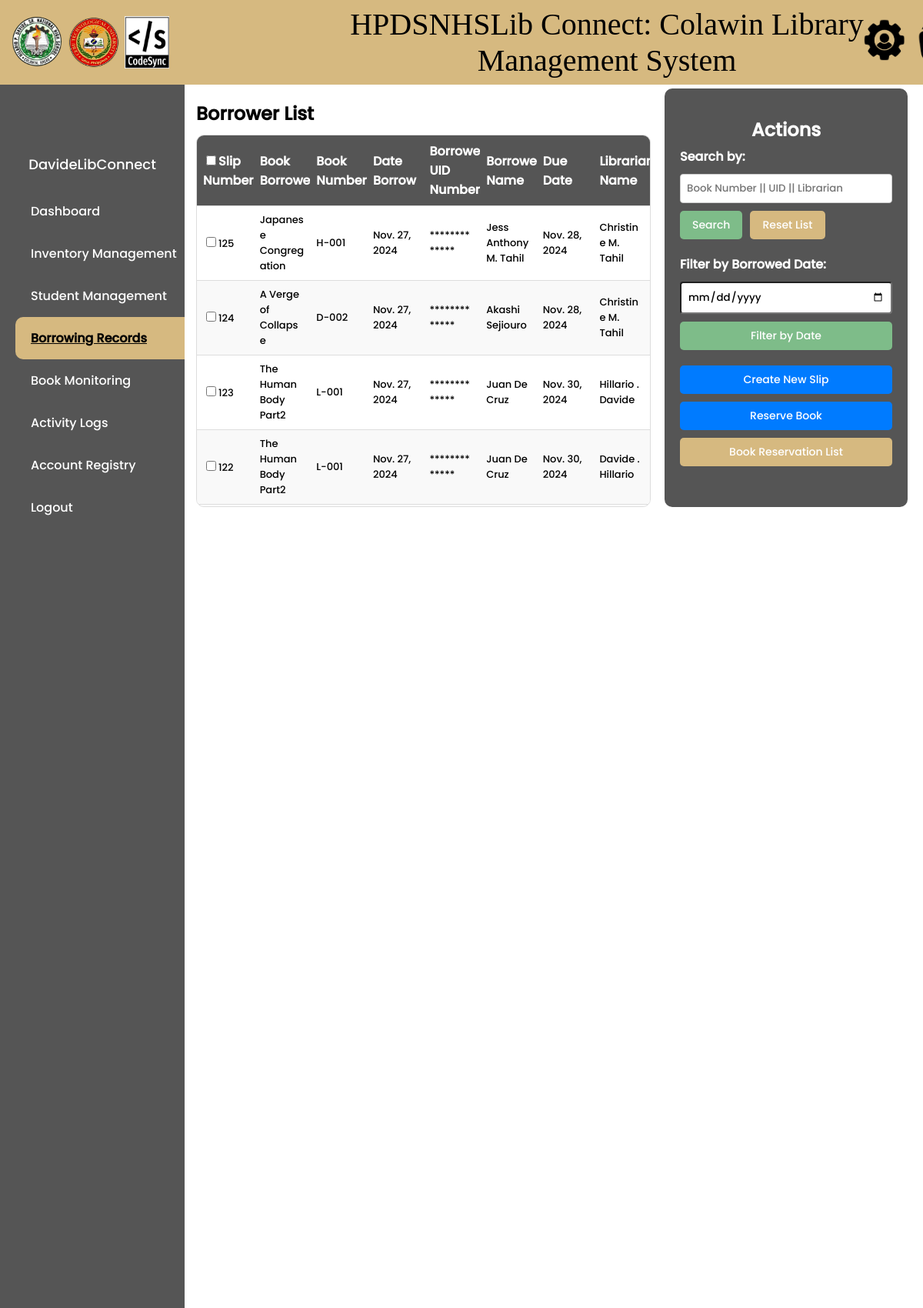
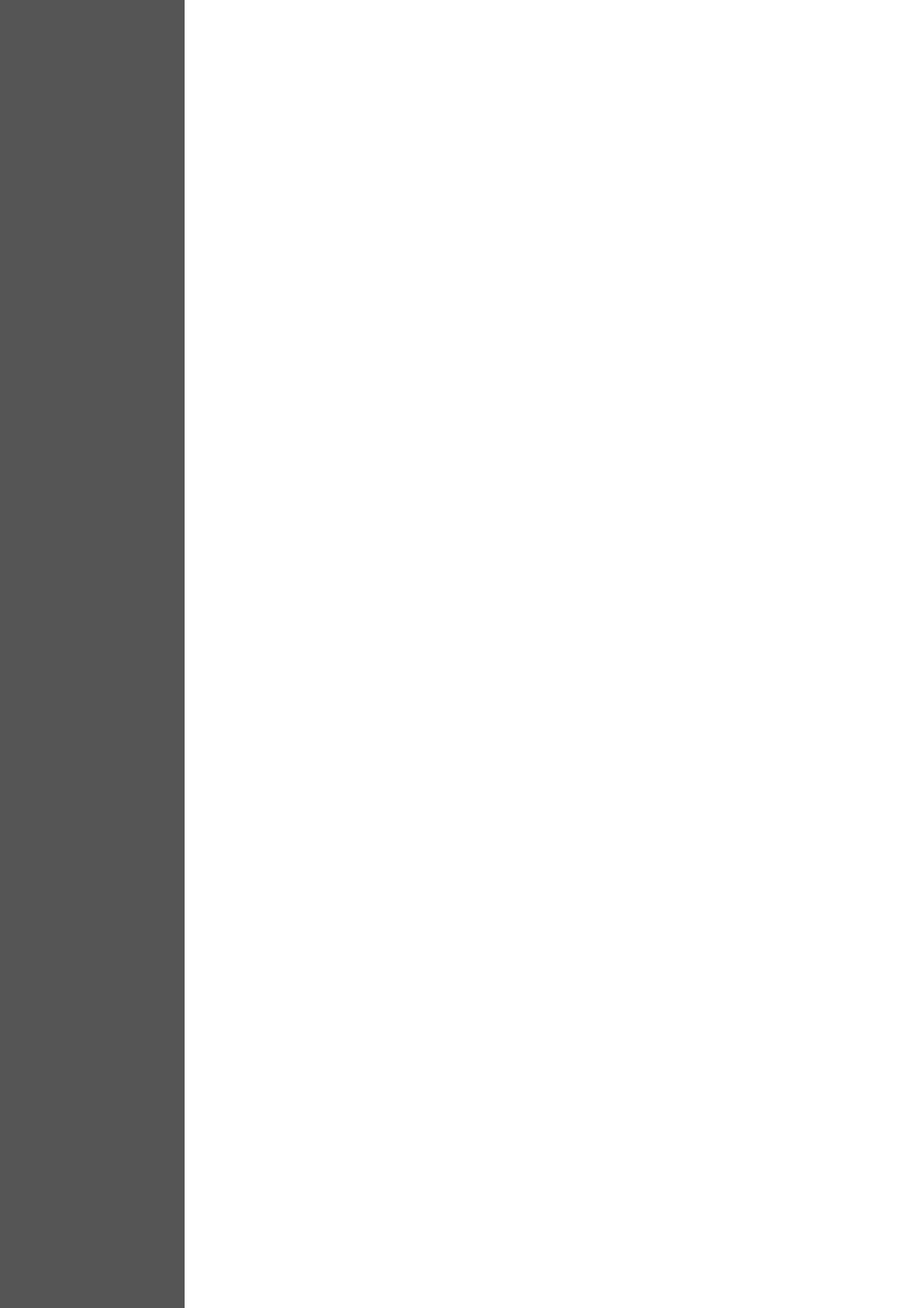
/borrow-slips/ (signed in, upper part), run on the app's committed database (2 pictures, top to bottom).
### library/models.py (models this page shows, shortened)
class CustomUser(AbstractBaseUser, PermissionsMixin):
    HEAD_LIBRARIAN = 'Head Librarian'
    ASSISTANT_LIBRARIAN = 'Assistant Librarian'
    ROLE_CHOICES = (
        ('Head Librarian', 'Head Librarian'),
        ('Assistant Librarian', 'Assistant Librarian'),
    )
    username = models.CharField(max_length=150, unique=True)
    first_name = models.CharField(max_length=30)
    middle_name = models.CharField(max_length=30, blank=True)
    last_name = models.CharField(max_length=30)
    admin_id = models.CharField(max_length=255, unique=True)
    is_staff = models.BooleanField(default=False)
    is_active = models.BooleanField(default=True)
    is_superuser = models.BooleanField(default=False)
    role = models.CharField(max_length=20, choices=ROLE_CHOICES, default='Assistant Librarian')
    qr_code = models.ImageField(upload_to='qr_codes', blank=True, null=True)
    temporary_password = models.CharField(max_length=128, blank=True, null=True)  # New temporary password field
    objects = CustomUserManager()
    USERNAME_FIELD = 'username'
    REQUIRED_FIELDS = ['first_name', 'last_name', 'admin_id']

class BorrowSlip(models.Model):
    slip_number = models.AutoField(primary_key=True)
    book_number = models.CharField(max_length=20, blank=True)
    book_title = models.CharField(max_length=200, blank=True)
    author = models.CharField(max_length=200, blank=True)
    category_number = models.IntegerField(blank=True, null=True)
    date_borrow = models.DateTimeField()
    borrower_uid_number = models.CharField(max_length=20)
    borrower_name = models.CharField(max_length=100, blank=True)
    due_date = models.DateTimeField()
    librarian_name = models.CharField(max_length=100)
    status = models.CharField(max_length=50, default='Borrowed')
    returned = models.BooleanField(default=False)
    penalty = models.CharField(max_length=255, blank=True, null=True)

### library/views.py (the view, shortened to what this page needs)
# urls.py: path('borrow-slips/', views.borrow_slip_list, name='borrow-slip-list'),
@login_required
def borrow_slip_list(request):
    query = request.GET.get('search', '')
    sort_order = request.GET.get('sort', '-slip_number')  # Sort by slip_number by default (highest first)
    form = BorrowSlipForm()
    date_filter = request.GET.get('date_filter', '')
    if date_filter:
        try:
            date_filter = datetime.strptime(date_filter, '%Y-%m-%d').date()
            borrow_slips = BorrowSlip.objects.filter(date_borrow=date_filter).order_by(sort_order)
        except ValueError:
            borrow_slips = BorrowSlip.objects.none()
    else:
        borrow_slips = BorrowSlip.objects.all().order_by(sort_order)
    if query:
        borrow_slips = borrow_slips.filter(
            Q(book_number__icontains=query) |
            Q(borrower_uid_number__icontains=query) |
            Q(librarian_name__icontains=query)
        )
    context = {
        'borrow_slips': borrow_slips,
        'query': query,
        'form': form,
        'sort_order': sort_order,
        'date_filter': date_filter,
    }
    return render(request, 'library/borrow_slip_list.html', context)

### library/forms.py (shortened to what this page needs)
class BorrowSlipForm(forms.ModelForm):
    class Meta:
        model = BorrowSlip
        fields = ['book_number', 'date_borrow', 'borrower_uid_number', 'due_date', 'librarian_name']
        widgets = {
            'book_number': forms.TextInput(attrs={'autofocus': True}),
            'date_borrow': forms.TextInput(attrs={'readonly': 'readonly'}),
            'due_date': forms.TextInput(attrs={'readonly': 'readonly'}),
            'librarian_name': forms.TextInput(attrs={'readonly': 'readonly'}),
        }
    book_number = forms.CharField(max_length=20)
    borrower_uid_number = forms.CharField(max_length=20)
    def __init__(self, *args, **kwargs):
        user = kwargs.pop('user', None)
        super(BorrowSlipForm, self).__init__(*args, **kwargs)
        if user:
            full_name = f"{user.first_name} {user.middle_name[0] if user.middle_name else ''}. {user.last_name}"
            self.fields['librarian_name'].initial = full_name
        if not self.instance.pk:
            self.fields['date_borrow'].initial = timezone.now()  # Using timezone-aware now()

### library/context_processors.py (called while the page is built)
def navbar_context(request):
    username = None
    if request.user.is_authenticated:
        username = request.user.username
    return {'username': username}

### library/templatetags/custom_filters.py (called while the page is built)
@register.filter(name='obfuscate')
def obfuscate(value):
    return '*' * len(value)

### library/templates/library/borrow_slip_list.html (shortened to what this page needs)
{% extends 'main.html' %}
{% load static %}
{% load custom_filters %}
{% block content %}
<!DOCTYPE html>
<html>
<head>
    {% block css %}
    <link rel="stylesheet" type="text/css" href="{% static 'styles/borrow_slip_list.css' %}">
    {% endblock %}
</head>
<body>
    <div class="main-content">
        <div class="data">
            <div class="borrower-label">Borrower List</div>
            <div class="table-container">
                <form id="slip-form" method="POST" action="{% url 'download-selected-pdf' %}">
                    <div class="table">
                        <table>
                            <thead>
                                <tr>
                                    <th><input type="checkbox" id="select-all" />Slip Number</th>
                                    <th>Book Borrowed</th>
                                    <th>Book Number</th>
                                    <th>Date Borrow</th>
                                    <th>Borrower UID Number</th>
                                    <th>Borrower Name</th>
                                    <th>Due Date</th>
                                    <th>Librarian Name</th>
                                </tr>
                            </thead>
                            <tbody>
                                {% for slip in borrow_slips %}
                                    <tr>
                                        <td><input type="checkbox" name="selected_slips" value="{{ slip.slip_number }}" />{{ slip.slip_number }}</td>
                                        <td>{{ slip.book_title }}</td>
                                        <td>{{ slip.book_number }}</td>
                                        <td>{{ slip.date_borrow|date}}</td>
                                        <td>{{ slip.borrower_uid_number|obfuscate }}</td>
                                        <td>{{ slip.borrower_name }}</td>
                                        <td>{{ slip.due_date|date}}</td>
                                        <td>{{ slip.librarian_name }}</td>
                                    </tr>
                                {% endfor %}
                            </tbody>
                        </table>
                    </div>
                </form>
            </div>
        </div>
        <div class="sidebar-actions background">
            <h1>Actions</h1>
            <div class="search-container">
                <form method="GET" action="{% url 'borrow-slip-list' %}">
                    <label for="search">Search by:</label>
                    <input type="text" name="search" autofocus placeholder="Book Number || UID || Librarian" value="{{ query }}">
                    <div style="display: flex; gap: 10px;">
                        <button type="submit" class="btn btn-search">Search</button>
                        <a href="{% url 'borrow-slip-list' %}" class="btn btn-reset">Reset List</a>
                    </div>
                </form>
            </div>
            <div class="filter-container">
                <form method="GET" action="{% url 'borrow-slip-list' %}">
                    <label for="date_filter">Filter by Borrowed Date:</label>
                    <input type="date" id="date_filter" name="date_filter" value="{{ date_filter }}" style="padding: 8px; font-family: 'Poppins', sans-serif; border-radius: 4px;">
                    <button type="submit" class="btn btn-search">Filter by Date</button>
                </form>
            </div>
            <div style="display: flex; flex-direction: column; gap: 10px;">
                <a href="{% url 'borrow-slip-create' %}" class="btn add-book-button">Create New Slip</a>
                <a href="{% url 'reserve-book' %}" class="btn add-book-button">Reserve Book</a>
                <a href="{% url 'reservation-list' %}" class="btn add-book-button" id="list">Book Reservation List</a>
            </div>
        </div>
    </div>
</body>
</html>
{% endblock %}

### templates/navbar.html (shortened to what this page needs)
{% load static %}
{% block content %}
<!DOCTYPE html>
<html lang="en">
<head>
</head>
<body>
    <div class="header">
        <img src="{% static 'images/hpdslogo.png' %}" alt="logo" style="width: 68px; height: 68px; border-radius: 50%; padding-left: 6px; ">
        <img src="{% static 'images/ctu.png' %}" alt="logo" style="width: 68px; height: 68px; border-radius: 50%; padding-left: 6px;">
        <img src="{% static 'images/Codesynlogo.png' %}" alt="logo" style="width: 58px; height: 68px; padding-left: 6px;">
        <p class="title">HPDSNHSLib Connect: Colawin Library Management System</p>
        <a href="{% url 'tutorials' %}" class="hover-label-containers">
        </a>
        {% if user.role == 'Head Librarian' %}
            <a href="{% url 'redirect_to_admin' %}" class="hover-label-containers">
                <img src="{% static 'images/SA1.png' %}" style="width: 55px; height: 55px; padding-left: 140px;" alt="">
            </a>
        {% endif %}
    </div>
    <div class="sidebar" >
        <div class="profile" {% if user.role == 'Head Librarian' or user.role == 'Assistant Librarian' %} style="display: contents;" {% else %} style="display: none;" {% endif %}>
            <div class="profile-pic"></div>
            <div class="username">{{ username }}</div>
        </div>
        <ul class="menu" {% if user.role != 'Head Librarian' and user.role != 'Assistant Librarian' %} style="display: none;" {% endif %}>
            <li><a href="{% url 'home' %}" class="{% if request.resolver_match.url_name == 'home' %}active{% endif %}">Dashboard</a></li>
            {% if user.role == 'Head Librarian' %}
                <li><a href="{% url 'book-list' %}" class="{% if request.resolver_match.url_name == 'book-list' %}active{% endif %}">Inventory Management</a></li>
            {% endif %}
            <li><a href="{% url 'borrower-list' %}" class="{% if request.resolver_match.url_name == 'borrower-list' %}active{% endif %}">Student Management</a></li>
            <li><a href="{% url 'borrow-slip-list' %}" class="{% if request.resolver_match.url_name == 'borrow-slip-list' %}active{% endif %}">Borrowing Records</a></li>
            <li><a href="{% url 'monitor-borrowed-books' %}" class="{% if request.resolver_match.url_name == 'monitor-borrowed-books' %}active{% endif %}">Book Monitoring</a></li>
            <li><a href="{% url 'attendance-list' %}" class="{% if request.resolver_match.url_name == 'attendance-list' %}active{% endif %}">Activity Logs</a></li>
            {% if user.role == 'Head Librarian' %}
                <li><a href="{% url 'register' %}" class="{% if request.resolver_match.url_name == 'register' %}active{% endif %}">Account Registry</a></li>
            {% endif %}
            <li><a href="#" onclick="confirmLogout()">Logout</a></li>
        </ul>
    </div>
</body>
</html>
{% endblock %}

### static/styles/main.css (style rules this page uses)
body, html { margin: 0; padding: 0; font-family: 'Poppins', sans-serif; }
.header { background-color: #77A681; height: 70px; color: white; text-align: center; padding: 20px; width: 100%; position: fixed; top: 0; left: 0; }
.sidebar { background-color: #555; width: 200px; position: fixed; top: 70px; height: calc(100% - 70px); overflow: auto; padding: 20px; color: white; }

### static/styles/borrow_slip_list.css (style rules this page uses)
html, body { height: 80%; margin: 0; }
.main-content { margin-left: 240px; padding: 20px; margin-top: 90px; display: flex; }
.data { width: 100%; max-height: 549px; display: flex; flex-direction: column; margin-left: -5px; }
.borrower-label { font-size: 24px; margin-bottom: 10px; margin-top: 20px; font-weight: bold; }
.table-container { width: 100%; max-height: 549px; overflow: auto; border: 1px solid #ddd; border-radius: 10px; }
table { width: 100%; border-collapse: collapse; }
th, td { padding: 8px; text-align: left; border-bottom: 1px solid #ddd; }
th { background-color: #555555; color: white; position: sticky; top: 0; z-index: 1; }
tbody { display: block; overflow-y: auto; max-height: 415px; font-size: 13px; }
tr { display: table; width: 100%; table-layout: fixed; }
td { word-wrap: break-word; }
tbody tr:nth-child(even) { background-color: #f9f9f9; }
.sidebar-actions { width: 30%; display: flex; flex-direction: column; gap: 20px; }
.sidebar-actions h1 { font-size: 24px; margin-bottom: -15px; text-align: center; }
.background { background-color: #555555; border-radius: 10px; padding: 20px; color: white; height: auto; margin-left: 20px; margin-top: 5px; }
.search-container, .filter-container { display: flex; flex-direction: column; gap: 15px; }
.search-container form, .filter-container form { display: flex; flex-direction: column; gap: 10px; }
.search-container label, .filter-container label { font-weight: bold; }
.search-container input[type="text"], .filter-container select, #location { padding: 8px; border: 1px solid #ccc; border-radius: 4px; font-family: 'Poppins', sans-serif; }
.btn { padding: 8px 16px; border: none; border-radius: 5px; cursor: pointer; font-family: 'Poppins', sans-serif; font-size: 14px; text-decoration: none; text-align: center; }
.btn-search { background-color: #7EBC89; color: white; }
.btn-reset { background-color: #D6B980; color: white; }
.add-book-button { background-color: #007bff; color: white; text-decoration: none; text-align: center; }
#list { background-color: #D6B980; color: white; text-decoration: none; text-align: center; }

### templates/navbar.html (style rules this page uses)
body, html { margin: 0; padding: 0; font-family: 'Poppins', sans-serif; }
.header { background-color: #D6B980; height: 70px; color: white; text-align: center; padding: 20px; width: 100%; position: fixed; top: 0; left: 0; z-index: 1000; display: flex; padding-left: 8px; align-items: center; }
.title { font-family: 'Blue'; padding-left: 150px; font-size: 40px; color: black; }
.sidebar { background-color: #555; width: 200px; position: fixed; top: 110px; height: calc(100% - 110px); overflow: auto; padding: 20px; color: white; display: flex; flex-direction: column; align-items: center; overflow-y: auto; overflow-x: hidden; z-index: 100; }
.profile { margin-top: 10px; display: contents; }
.profile-pic { margin-left: 12px; width: 65px; height: 65px; background-image: url('/static/images/user.png'); background-size: cover; background-position: center; border-radius: 50%; margin-bottom: 5px; }
.username { font-size: 18px; }
.menu { list-style: none; padding: 0; width: 100%; margin-top: 20px; }
.menu li { width: 100%; }
.menu li a { display: block; width: 100%; padding: 15px 20px; text-decoration: none; color: #fff; text-align: left; }
.menu li a.active { background-color: #D6B980; color: black; border-radius: 10px; text-decoration: underline; font-weight: bold; }
.hover-label-containers { position: absolute; cursor: pointer; left: 80%; }

### data on the page
CustomUser: username "DavideLibConnect"
BorrowSlip: slip_number "125", book_title "Japanese Congregation", book_number "H-001", date_borrow "Nov. 27, 2024", borrower_uid_number|obfuscate "*************", borrower_name "Jess Anthony M. Tahil", due_date "Nov. 28, 2024", librarian_name "Christine M. Tahil"
BorrowSlip: slip_number "124", book_title "A Verge of Collapse", book_number "D-002", date_borrow "Nov. 27, 2024", borrower_uid_number|obfuscate "*************", borrower_name "Akashi Sejiouro", due_date "Nov. 28, 2024", librarian_name "Christine M. Tahil"
BorrowSlip: slip_number "123", book_title "The Human Body Part2", book_number "L-001", date_borrow "Nov. 27, 2024", borrower_uid_number|obfuscate "*************", borrower_name "Juan De Cruz", due_date "Nov. 30, 2024", librarian_name "Hillario . Davide"
BorrowSlip: slip_number "122", book_title "The Human Body Part2", book_number "L-001", date_borrow "Nov. 27, 2024", borrower_uid_number|obfuscate "*************", borrower_name "Juan De Cruz", due_date "Nov. 30, 2024", librarian_name "Davide . Hillario"
